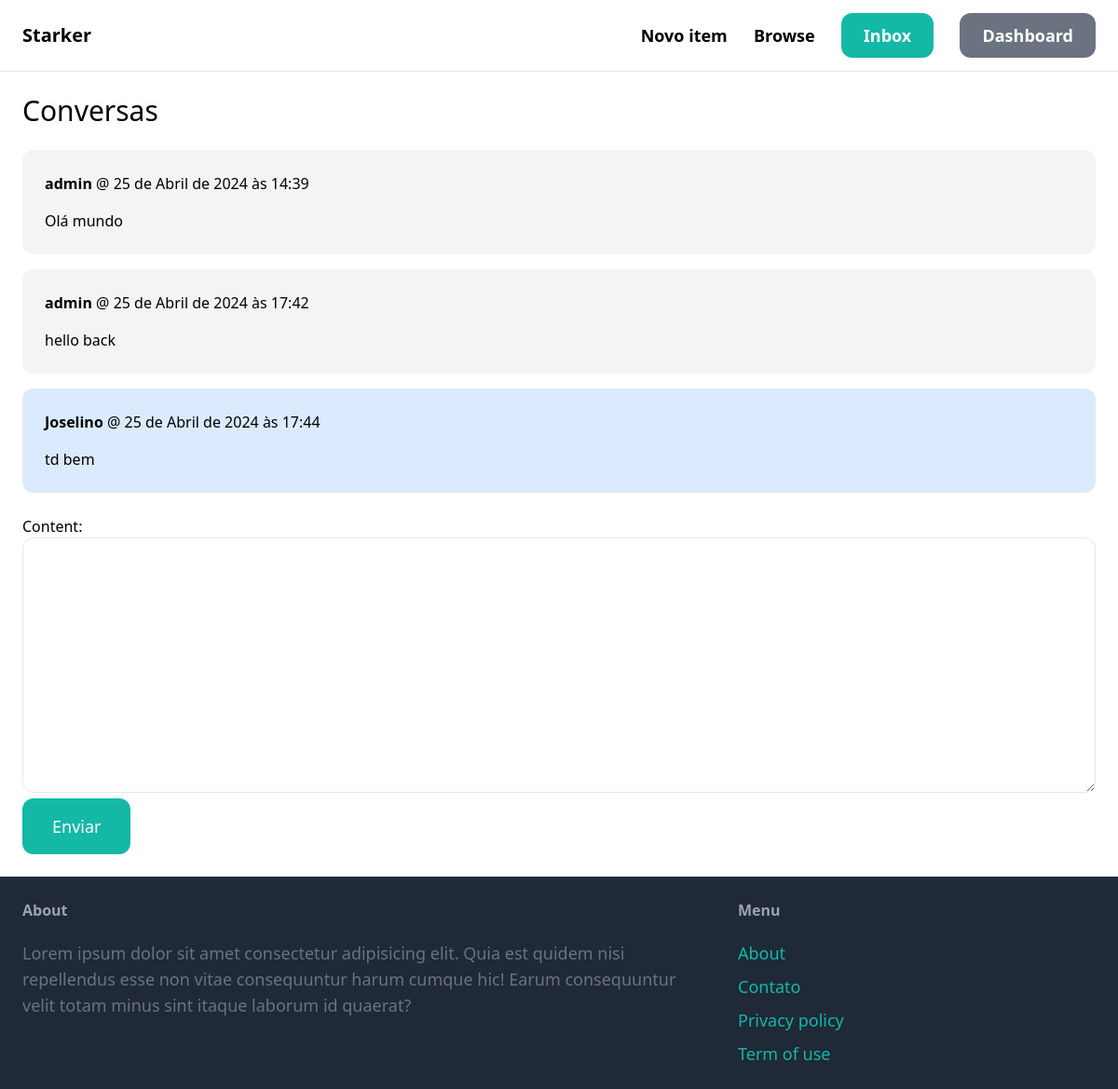
Screenshot of /inbox/1/ (signed in) with the database file from the repository.
### conversation/models.py (models this page shows)
class ConversationMessage(models.Model):
    conversa = models.ForeignKey(Conversation, related_name='messages', on_delete=models.CASCADE)
    content = models.TextField()
    criado_em = models.DateTimeField(auto_now_add=True)
    criado_por = models.ForeignKey(User, related_name='message_criada', on_delete=models.CASCADE)

### conversation/views.py (the view)
# urls.py: path('<int:id>/', detalhe, name='detalhe'),
@login_required
def detalhe(request, id):
    conversations = Conversation.objects.filter(membros__in=[request.user.id]).get(id=id)
    if request.method == "POST":
        form = ConversationMessageForm(request.POST)
        if form.is_valid():
            conversation_message = form.save(commit=False)
            conversation_message.conversa = conversations
            conversation_message.criado_por = request.user
            conversation_message.save()
            conversations.save()
            return redirect('conversation:detalhe', id=id)
    else:
        form = ConversationMessageForm()
    context = {
        'conversations': conversations,
        'form':form
    }
    return render(request, 'conversations/detalhe.html', context)

### conversation/forms.py
class ConversationMessageForm(forms.ModelForm):
    class Meta:
        model = ConversationMessage
        fields = ('content',)
        widgets = {
            'content': forms.Textarea(attrs={
                'class': 'w-full py-4 px-6 rounded-xl border'
            })
        }

### conversation/templates/conversations/detalhe.html (shortened to what this page needs)
{%extends 'base.html'%}
{%block content%}
<h1 class="mb-6 text-3xl">Conversas</h1>
<div class="space-y-4">
    {%for message in conversations.messages.all%}
        <div class="p-6 flex {%if message.criado_por == request.user%}bg-blue-100 {%else%}bg-gray-100 {%endif%}rounded-xl">
           <div>
            <p class="mb-4"><strong>{{message.criado_por.username}}</strong> @ {{message.criado_em}}</p>
            <p>{{message.content}}</p>
           </div>
        </div>
    {%endfor%}
</div>
<form action="" method="post" class="mt-6">
    {{form.as_p}}
    <button class="py-4 px-8 text-lg bg-teal-500 hover:bg-teal-700 rounded-xl text-white">Enviar</button>
</form>
{%endblock%}

### rows the page displays
ConversationMessage: criado_por.username "admin", criado_em "25 de Abril de 2024 às 14:39", content "Olá mundo"
ConversationMessage: criado_por.username "admin", criado_em "25 de Abril de 2024 às 17:42", content "hello back"
ConversationMessage: criado_por.username "Joselino", criado_em "25 de Abril de 2024 às 17:44", content "td bem"
